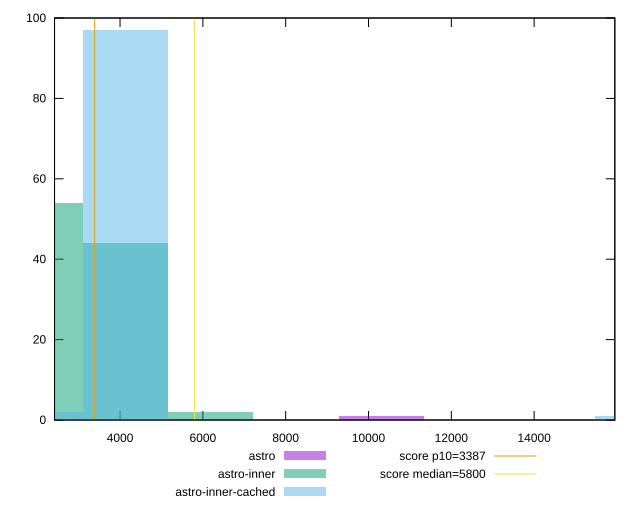

gnuplot code for this plot:
reset

$astro <<EOF
10313.733863192829 1
EOF

$astroInner <<EOF
4125.4935452771315 44
2062.7467726385657 54
6188.240317915697 2
EOF

$astroInnerCached <<EOF
16501.974181108526 1
4125.4935452771315 97
2062.7467726385657 2
EOF

set key outside below
set boxwidth 2062.7467726385657
set xrange [2418.401:15948.315183975217]
set yrange [0:100]
set trange [0:100]
set style fill transparent solid 0.5 noborder

set parametric
set terminal svg size 640, 510 enhanced background rgb 'white'
set output "reports/report_00033_2021-03-01T14-23-16.841Z/speed-index/comparison/histogram/all_raw.svg"

plot $astro title "astro" with boxes, \
     $astroInner title "astro-inner" with boxes, \
     $astroInnerCached title "astro-inner-cached" with boxes, \
     3387,t title "score p10=3387", \
     5800,t title "score median=5800"

reset
